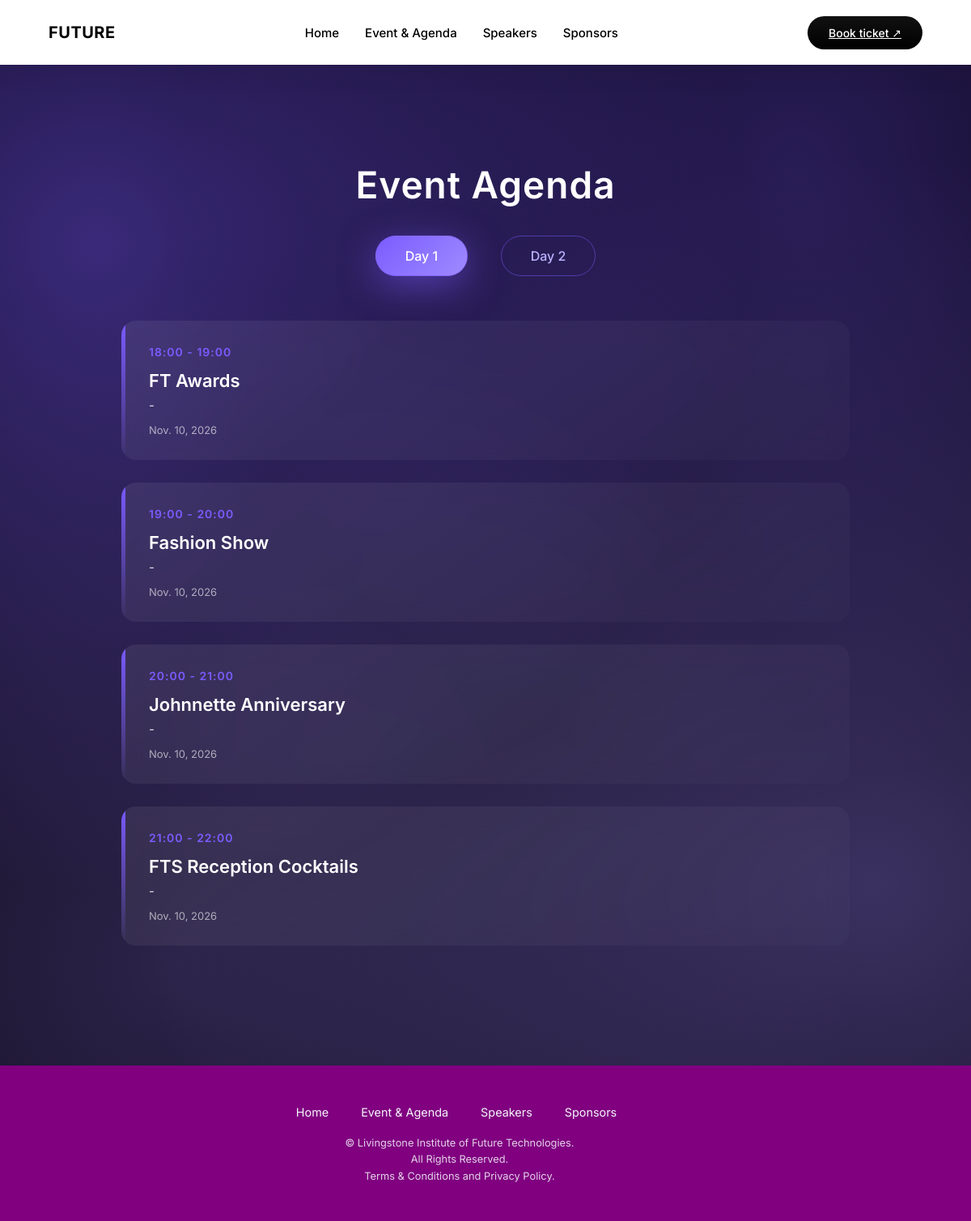
/agenda/, run on the app's committed database.
### fts/models.py (models this page shows, shortened)
class Agenda(models.Model):
    DAY_CHOICES = (
        ('day1', 'Day 1'),
        ('day2', 'Day 2'),
    )
    day = models.CharField(max_length=10, choices=DAY_CHOICES)
    date = models.DateField()
    time = models.CharField(max_length=50)
    activity = models.CharField(max_length=200)
    speakers = models.CharField(max_length=200)
    class Meta:
        ordering = ['date', 'time']

### fts/views.py (the view)
# urls.py: path('agenda/', agenda_page, name='agenda'),
def agenda_page(request):
    day = request.GET.get('day', 'day1')
    agendas = Agenda.objects.filter(day=day)
    return render(request, 'agenda.html', {
        'agendas': agendas,
        'active_day': day
    })

### fts/templates/agenda.html (shortened to what this page needs)
{% extends "base.html" %}
{% load static %}
{% block content %}
<section class="agenda-section">
  <h2 class="agenda-title">Event Agenda</h2>
  <div class="day-switch">
    <a href="?day=day1" class="{% if active_day == 'day1' %}active{% endif %}">Day 1</a>
    <a href="?day=day2" class="{% if active_day == 'day2' %}active{% endif %}">Day 2</a>
  </div>
  <div class="agenda-list">
    {% for item in agendas %}
    <div class="agenda-card">
      <span class="time">{{ item.time }}</span>
      <h3>{{ item.activity }}</h3>
      <p>{{ item.speakers }}</p>
      <small>{{ item.date }}</small>
    </div>
    {% empty %}
    <p class="no-data">No agenda available</p>
    {% endfor %}
  </div>
</section>
{% endblock %}

### fts/static/css/header.css (style rules this page uses)
* { margin: 0; padding: 0; box-sizing: border-box; backface-visibility:hidden; }
body { font-family: "Inter", sans-serif; background: #000; color: #fff; -webkit-font-smoothing: antialiased; }

### fts/static/css/agenda.css (style rules this page uses)
.agenda-section { padding: 120px 80px; background: #05010d; color: #fff; position: relative; overflow: hidden; }
.agenda-section::before, .agenda-section::after { content: ""; position: absolute; width: 160%; height: 160%; top: -30%; left: -30%; pointer-events: none; z-index: 0; }
.agenda-section::before { background: radial-gradient(circle at 25% 30%, rgba(122, 92, 255, 0.45), transparent 40%), radial-gradient(circle at 75% 70%, rgba(159, 139, 255, 0.35), transparent 45%); animation: agendaGlow1 24s linear infinite; }
.agenda-section::after { background: radial-gradient(circle at 70% 25%, rgba(122, 92, 255, 0.30), transparent 38%), radial-gradient(circle at 30% 75%, rgba(159, 139, 255, 0.25), transparent 42%); animation: agendaGlow2 36s linear infinite; }
.agenda-title, .day-switch, .agenda-list { position: relative; z-index: 2; }
.agenda-title { text-align: center; font-size: 46px; font-weight: 600; margin-bottom: 50px; letter-spacing: 1px; }
.day-switch { text-align: center; margin-bottom: 70px; }
.day-switch a { margin: 0 18px; padding: 14px 36px; border-radius: 40px; border: 1px solid rgba(122, 92, 255, 0.5); color: #b9b3ff; text-decoration: none; font-weight: 500; backdrop-filter: blur(6px); transition: all 0.4s ease; }
.day-switch a.active { background: linear-gradient(135deg, #7a5cff, #9f8bff); color: #fff; box-shadow: 0 12px 45px rgba(122, 92, 255, 0.5); }
.agenda-list { max-width: 900px; margin: auto; }
.agenda-card { position: relative; padding: 28px 34px; margin-bottom: 28px; background: linear-gradient( 145deg, rgba(255,255,255,0.08), rgba(255,255,255,0.02) ); border-radius: 18px; backdrop-filter: blur(12px); overflow: hidden; opacity: 0; transform: translateY(20px); animation: cardFadeUp 0.9s ease forwards; }
.agenda-card::before { content: ""; position: absolute; top: 0; left: 0; width: 5px; height: 100%; background: linear-gradient(180deg, #7a5cff, transparent); }
.agenda-card .time { display: inline-block; font-size: 14px; font-weight: 600; letter-spacing: 1px; color: #7a5cff; margin-bottom: 8px; }
.agenda-card h3 { font-size: 22px; font-weight: 600; margin: 6px 0 8px; }
.agenda-card p { opacity: 0.85; font-size: 15px; margin-bottom: 10px; }
.agenda-card small { opacity: 0.6; font-size: 13px; }

### data on the page
Agenda: time "18:00 - 19:00", activity "FT Awards", speakers "-", date "Nov. 10, 2026"
Agenda: time "19:00 - 20:00", activity "Fashion Show", speakers "-", date "Nov. 10, 2026"
Agenda: time "20:00 - 21:00", activity "Johnnette Anniversary", speakers "-", date "Nov. 10, 2026"
Agenda: time "21:00 - 22:00", activity "FTS Reception Cocktails", speakers "-", date "Nov. 10, 2026"
